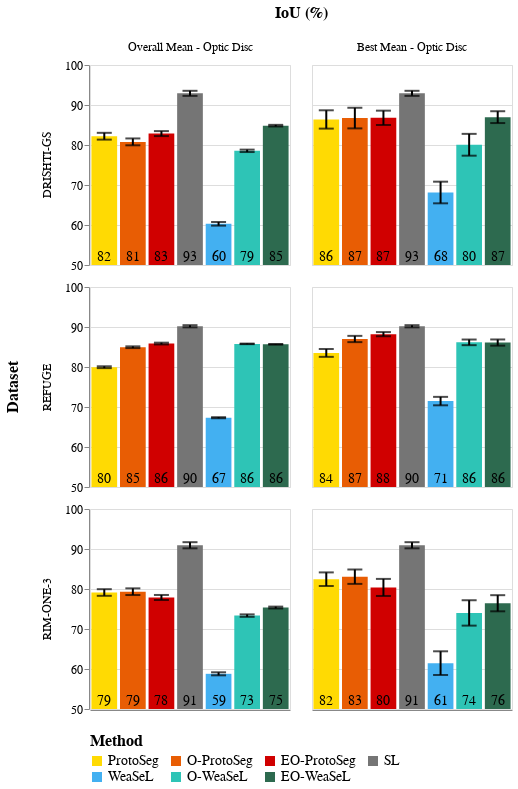

The notebook cell saved with this chart:
### Code cell
compose_bar_chart(
    [
        (disc_comparison_df, "Overall Mean - Optic Disc"),
        (best_disc_comparison_df, "Best Mean - Optic Disc"),
    ],
    (50, 100),
)

### Figure 1 — Vega specification as saved in the notebook (floating-point values rounded to 4 significant figures)
{"$schema": "https://vega.github.io/schema/vega/v5.json", "data": [{"name": "source_0", "values": [{"dataset": "DRISHTI-GS", "method": "EO-ProtoSeg", "iou": 82.85, "iou_std": 11.24, "iou_count": 1250, "iou_std_err": 0.3179, "iou_low": 82.23, "iou_high": 83.47, "iou_type": "Overall Mean - Optic Disc", "shot": null, "sparsity_mode": null, "sparsity_value": null, "iou_ref": null}, {"dataset": "DRISHTI-GS", "method": "EO-WeaSeL", "iou": 84.83, "iou_std": 3.652, "iou_count": 1250, "iou_std_err": 0.1033, "iou_low": 84.63, "iou_high": 85.04, "iou_type": "Overall Mean - Optic Disc", "shot": null, "sparsity_mode": null, "sparsity_value": null, "iou_ref": null}, {"dataset": "DRISHTI-GS", "method": "O-ProtoSeg", "iou": 80.78, "iou_std": 15.48, "iou_count": 1250, "iou_std_err": 0.4378, "iou_low": 79.92, "iou_high": 81.64, "iou_type": "Overall Mean - Optic Disc", "shot": null, "sparsity_mode": null, "sparsity_value": null, "iou_ref": null}, {"dataset": "DRISHTI-GS", "method": "O-WeaSeL", "iou": 78.54, "iou_std": 5.435, "iou_count": 1250, "iou_std_err": 0.1537, "iou_low": 78.24, "iou_high": 78.84, "iou_type": "Overall Mean - Optic Disc", "shot": null, "sparsity_mode": null, "sparsity_value": null, "iou_ref": null}, {"dataset": "DRISHTI-GS", "method": "ProtoSeg", "iou": 82.19, "iou_std": 15.32, "iou_count": 1250, "iou_std_err": 0.4332, "iou_low": 81.34, "iou_high": 83.04, "iou_type": "Overall Mean - Optic Disc", "shot": null, "sparsity_mode": null, "sparsity_value": null, "iou_ref": null}, {"dataset": "DRISHTI-GS", "method": "SL", "iou": 92.92, "iou_std": 3.263, "iou_count": 102, "iou_std_err": 0.3231, "iou_low": 92.28, "iou_high": 93.55, "iou_type": "Overall Mean - Optic Disc", "shot": null, "sparsity_mode": null, "sparsity_value": null, "iou_ref": null}, {"dataset": "DRISHTI-GS", "method": "WeaSeL", "iou": 60.3, "iou_std": 8.211, "iou_count": 1250, "iou_std_err": 0.2322, "iou_low": 59.84, "iou_high": 60.75, "iou_type": "Overall Mean - Optic Disc", "shot": null, "sparsity_mode": null, "sparsity_value": null, "iou_ref": null}, {"dataset": "REFUGE", "method": "EO-ProtoSeg", "iou": 85.86, "iou_std": 11.4, "iou_count": 10000, "iou_std_err": 0.114, "iou_low": 85.64, "iou_high": 86.08, "iou_type": "Overall Mean - Optic Disc", "shot": null, "sparsity_mode": null, "sparsity_value": null, "iou_ref": null}, {"dataset": "REFUGE", "method": "EO-WeaSeL", "iou": 85.67, "iou_std": 3.94, "iou_count": 10000, "iou_std_err": 0.0394, "iou_low": 85.59, "iou_high": 85.74, "iou_type": "Overall Mean - Optic Disc", "shot": null, "sparsity_mode": null, "sparsity_value": null, "iou_ref": null}, {"dataset": "REFUGE", "method": "O-ProtoSeg", "iou": 84.95, "iou_std": 11.06, "iou_count": 10000, "iou_std_err": 0.1106, "iou_low": 84.73, "iou_high": 85.16, "iou_type": "Overall Mean - Optic Disc", "shot": null, "sparsity_mode": null, "sparsity_value": null, "iou_ref": null}, {"dataset": "REFUGE", "method": "O-WeaSeL", "iou": 85.78, "iou_std": 3.589, "iou_count": 10000, "iou_std_err": 0.03589, "iou_low": 85.71, "iou_high": 85.85, "iou_type": "Overall Mean - Optic Disc", "shot": null, "sparsity_mode": null, "sparsity_value": null, "iou_ref": null}, {"dataset": "REFUGE", "method": "ProtoSeg", "iou": 79.95, "iou_std": 11.67, "iou_count": 10000, "iou_std_err": 0.1167, "iou_low": 79.72, "iou_high": 80.18, "iou_type": "Overall Mean - Optic Disc", "shot": null, "sparsity_mode": null, "sparsity_value": null, "iou_ref": null}, {"dataset": "REFUGE", "method": "SL", "iou": 90.18, "iou_std": 4.8, "iou_count": 1200, "iou_std_err": 0.1386, "iou_low": 89.91, "iou_high": 90.46, "iou_type": "Overall Mean - Optic Disc", "shot": null, "sparsity_mode": null, "sparsity_value": null, "iou_ref": null}, {"dataset": "REFUGE", "method": "WeaSeL", "iou": 67.32, "iou_std": 6.773, "iou_count": 10000, "iou_std_err": 0.06773, "iou_low": 67.19, "iou_high": 67.45, "iou_type": "Overall Mean - Optic Disc", "shot": null, "sparsity_mode": null, "sparsity_value": null, "iou_ref": null}, {"dataset": "RIM-ONE-3", "method": "EO-ProtoSeg", "iou": 77.88, "iou_std": 12.43, "iou_count": 1500, "iou_std_err": 0.321, "iou_low": 77.25, "iou_high": 78.51, "iou_type": "Overall Mean - Optic Disc", "shot": null, "sparsity_mode": null, "sparsity_value": null, "iou_ref": null}, {"dataset": "RIM-ONE-3", "method": "EO-WeaSeL", "iou": 75.37, "iou_std": 4.561, "iou_count": 1500, "iou_std_err": 0.1178, "iou_low": 75.14, "iou_high": 75.6, "iou_type": "Overall Mean - Optic Disc", "shot": null, "sparsity_mode": null, "sparsity_value": null, "iou_ref": null}, {"dataset": "RIM-ONE-3", "method": "O-ProtoSeg", "iou": 79.33, "iou_std": 16.5, "iou_count": 1500, "iou_std_err": 0.426, "iou_low": 78.49, "iou_high": 80.16, "iou_type": "Overall Mean - Optic Disc", "shot": null, "sparsity_mode": null, "sparsity_value": null, "iou_ref": null}, {"dataset": "RIM-ONE-3", "method": "O-WeaSeL", "iou": 73.35, "iou_std": 6.042, "iou_count": 1500, "iou_std_err": 0.156, "iou_low": 73.04, "iou_high": 73.65, "iou_type": "Overall Mean - Optic Disc", "shot": null, "sparsity_mode": null, "sparsity_value": null, "iou_ref": null}, {"dataset": "RIM-ONE-3", "method": "ProtoSeg", "iou": 79.13, "iou_std": 16.38, "iou_count": 1500, "iou_std_err": 0.423, "iou_low": 78.3, "iou_high": 79.95, "iou_type": "Overall Mean - Optic Disc", "shot": null, "sparsity_mode": null, "sparsity_value": null, "iou_ref": null}, {"dataset": "RIM-ONE-3", "method": "SL", "iou": 90.93, "iou_std": 4.308, "iou_count": 120, "iou_std_err": 0.3932, "iou_low": 90.16, "iou_high": 91.7, "iou_type": "Overall Mean - Optic Disc", "shot": null, "sparsity_mode": null, "sparsity_value": null, "iou_ref": null}, {"dataset": "RIM-ONE-3", "method": "WeaSeL", "iou": 58.8, "iou_std": 7.491, "iou_count": 1500, "iou_std_err": 0.1934, "iou_low": 58.42, "iou_high": 59.18, "iou_type": "Overall Mean - Optic Disc", "shot": null, "sparsity_mode": null, "sparsity_value": null, "iou_ref": null}, {"dataset": "DRISHTI-GS", "method": "EO-ProtoSeg", "iou": 86.8, "iou_std": 2.887, "iou_count": 10, "iou_std_err": 0.913, "iou_low": 85.01, "iou_high": 88.59, "iou_type": "Best Mean - Optic Disc", "shot": 15.0, "sparsity_mode": "point", "sparsity_value": 50.0, "iou_ref": 79.29}, {"dataset": "DRISHTI-GS", "method": "EO-WeaSeL", "iou": 86.97, "iou_std": 2.383, "iou_count": 10, "iou_std_err": 0.7535, "iou_low": 85.49, "iou_high": 88.44, "iou_type": "Best Mean - Optic Disc", "shot": 5.0, "sparsity_mode": "grid", "sparsity_value": 0.5, "iou_ref": 73.74}, {"dataset": "DRISHTI-GS", "method": "O-ProtoSeg", "iou": 86.73, "iou_std": 4.159, "iou_count": 10, "iou_std_err": 1.315, "iou_low": 84.15, "iou_high": 89.31, "iou_type": "Best Mean - Optic Disc", "shot": 20.0, "sparsity_mode": "region", "sparsity_value": 1.0, "iou_ref": 78.34}, {"dataset": "DRISHTI-GS", "method": "O-WeaSeL", "iou": 80.06, "iou_std": 4.398, "iou_count": 10, "iou_std_err": 1.391, "iou_low": 77.33, "iou_high": 82.78, "iou_type": "Best Mean - Optic Disc", "shot": 1.0, "sparsity_mode": "region", "sparsity_value": 0.5, "iou_ref": 67.77}, {"dataset": "DRISHTI-GS", "method": "ProtoSeg", "iou": 86.39, "iou_std": 3.695, "iou_count": 10, "iou_std_err": 1.168, "iou_low": 84.1, "iou_high": 88.68, "iou_type": "Best Mean - Optic Disc", "shot": 20.0, "sparsity_mode": "region", "sparsity_value": 1.0, "iou_ref": 78.21}, {"dataset": "DRISHTI-GS", "method": "SL", "iou": 92.92, "iou_std": 3.263, "iou_count": 102, "iou_std_err": 0.3231, "iou_low": 92.28, "iou_high": 93.55, "iou_type": "Best Mean - Optic Disc", "shot": null, "sparsity_mode": null, "sparsity_value": null, "iou_ref": 85.02}, {"dataset": "DRISHTI-GS", "method": "WeaSeL", "iou": 68.12, "iou_std": 4.365, "iou_count": 10, "iou_std_err": 1.38, "iou_low": 65.42, "iou_high": 70.83, "iou_type": "Best Mean - Optic Disc", "shot": 20.0, "sparsity_mode": "region", "sparsity_value": 0.5, "iou_ref": 41.95}, {"dataset": "REFUGE", "method": "EO-ProtoSeg", "iou": 88.21, "iou_std": 2.376, "iou_count": 80, "iou_std_err": 0.2656, "iou_low": 87.69, "iou_high": 88.73, "iou_type": "Best Mean - Optic Disc", "shot": 20.0, "sparsity_mode": "region", "sparsity_value": 0.75, "iou_ref": 80.96}, {"dataset": "REFUGE", "method": "EO-WeaSeL", "iou": 86.11, "iou_std": 3.529, "iou_count": 80, "iou_std_err": 0.3946, "iou_low": 85.34, "iou_high": 86.88, "iou_type": "Best Mean - Optic Disc", "shot": 20.0, "sparsity_mode": "grid", "sparsity_value": 0.25, "iou_ref": 73.79}, {"dataset": "REFUGE", "method": "O-ProtoSeg", "iou": 87.0, "iou_std": 3.568, "iou_count": 80, "iou_std_err": 0.3989, "iou_low": 86.22, "iou_high": 87.78, "iou_type": "Best Mean - Optic Disc", "shot": 20.0, "sparsity_mode": "region", "sparsity_value": 0.5, "iou_ref": 75.93}, {"dataset": "REFUGE", "method": "O-WeaSeL", "iou": 86.16, "iou_std": 3.211, "iou_count": 80, "iou_std_err": 0.359, "iou_low": 85.46, "iou_high": 86.87, "iou_type": "Best Mean - Optic Disc", "shot": 20.0, "sparsity_mode": "grid", "sparsity_value": 0.25, "iou_ref": 78.28}, {"dataset": "REFUGE", "method": "ProtoSeg", "iou": 83.52, "iou_std": 4.467, "iou_count": 80, "iou_std_err": 0.4994, "iou_low": 82.54, "iou_high": 84.49, "iou_type": "Best Mean - Optic Disc", "shot": 20.0, "sparsity_mode": "contour", "sparsity_value": 1.0, "iou_ref": 68.88}, {"dataset": "REFUGE", "method": "SL", "iou": 90.18, "iou_std": 4.8, "iou_count": 1200, "iou_std_err": 0.1386, "iou_low": 89.91, "iou_high": 90.46, "iou_type": "Best Mean - Optic Disc", "shot": null, "sparsity_mode": null, "sparsity_value": null, "iou_ref": 83.07}, {"dataset": "REFUGE", "method": "WeaSeL", "iou": 71.48, "iou_std": 4.812, "iou_count": 80, "iou_std_err": 0.538, "iou_low": 70.42, "iou_high": 72.53, "iou_type": "Best Mean - Optic Disc", "shot": 20.0, "sparsity_mode": "grid", "sparsity_value": 0.25, "iou_ref": 50.45}, {"dataset": "RIM-ONE-3", "method": "EO-ProtoSeg", "iou": 80.39, "iou_std": 3.769, "iou_count": 12, "iou_std_err": 1.088, "iou_low": 78.26, "iou_high": 82.52, "iou_type": "Best Mean - Optic Disc", "shot": 20.0, "sparsity_mode": "skeleton", "sparsity_value": 0.1, "iou_ref": 66.52}, {"dataset": "RIM-ONE-3", "method": "EO-WeaSeL", "iou": 76.44, "iou_std": 3.567, "iou_count": 12, "iou_std_err": 1.03, "iou_low": 74.42, "iou_high": 78.46, "iou_type": "Best Mean - Optic Disc", "shot": 5.0, "sparsity_mode": "region", "sparsity_value": 0.75, "iou_ref": 63.31}, {"dataset": "RIM-ONE-3", "method": "O-ProtoSeg", "iou": 83.08, "iou_std": 3.178, "iou_count": 12, "iou_std_err": 0.9175, "iou_low": 81.28, "iou_high": 84.87, "iou_type": "Best Mean - Optic Disc", "shot": 15.0, "sparsity_mode": "point", "sparsity_value": 13.0, "iou_ref": 66.32}, {"dataset": "RIM-ONE-3", "method": "O-WeaSeL", "iou": 74.02, "iou_std": 5.607, "iou_count": 12, "iou_std_err": 1.619, "iou_low": 70.84, "iou_high": 77.19, "iou_type": "Best Mean - Optic Disc", "shot": 10.0, "sparsity_mode": "grid", "sparsity_value": 0.5, "iou_ref": 61.68}, {"dataset": "RIM-ONE-3", "method": "ProtoSeg", "iou": 82.45, "iou_std": 2.999, "iou_count": 12, "iou_std_err": 0.8657, "iou_low": 80.76, "iou_high": 84.15, "iou_type": "Best Mean - Optic Disc", "shot": 10.0, "sparsity_mode": "region", "sparsity_value": 0.25, "iou_ref": 66.26}, {"dataset": "RIM-ONE-3", "method": "SL", "iou": 90.93, "iou_std": 4.308, "iou_count": 120, "iou_std_err": 0.3932, "iou_low": 90.16, "iou_high": 91.7, "iou_type": "Best Mean - Optic Disc", "shot": null, "sparsity_mode": null, "sparsity_value": null, "iou_ref": 73.53}, {"dataset": "RIM-ONE-3", "method": "WeaSeL", "iou": 61.47, "iou_std": 5.23, "iou_count": 12, "iou_std_err": 1.51, "iou_low": 58.51, "iou_high": 64.43, "iou_type": "Best Mean - Optic Disc", "shot": 15.0, "sparsity_mode": "skeleton", "sparsity_value": 0.5, "iou_ref": 41.42}]}, {"name": "column_domain", "values": [{"iou_type": "Overall Mean - Optic Disc", "count": 21}, {"iou_type": "Best Mean - Optic Disc", "count": 21}]}, {"name": "row_domain", "values": [{"dataset": "DRISHTI-GS", "count": 14}, {"dataset": "REFUGE", "count": 14}, {"dataset": "RIM-ONE-3", "count": 14}]}, {"name": "data_1"}, {"name": "data_2"}, {"name": "data_3"}, {"name": "data_5"}, {"name": "data_6"}, {"name": "data_1_x_domain_method_0", "values": [{"method": "EO-ProtoSeg", "sort_field": 2.0}, {"method": "EO-WeaSeL", "sort_field": 6.0}, {"method": "O-ProtoSeg", "sort_field": 1.0}, {"method": "O-WeaSeL", "sort_field": 5.0}, {"method": "ProtoSeg", "sort_field": 0.0}, {"method": "SL", "sort_field": 3.0}, {"method": "WeaSeL", "sort_field": 4.0}]}, {"name": "data_3_x_domain_method_1", "values": [{"method": "EO-ProtoSeg", "sort_field": 2.0}, {"method": "EO-WeaSeL", "sort_field": 6.0}, {"method": "O-ProtoSeg", "sort_field": 1.0}, {"method": "O-WeaSeL", "sort_field": 5.0}, {"method": "ProtoSeg", "sort_field": 0.0}, {"method": "SL", "sort_field": 3.0}, {"method": "WeaSeL", "sort_field": 4.0}]}], "signals": [{"name": "child_width", "value": 200}, {"name": "child_height", "value": 200}], "marks": [{"type": "group", "name": "row-title", "title": {"text": "Dataset", "fontSize": 16, "orient": "left", "offset": 10, "style": "guide-title"}, "role": "row-title"}, {"type": "group", "name": "column-title", "title": {"text": "IoU (%)", "fontSize": 16, "offset": 10, "style": "guide-title"}, "role": "column-title"}, {"type": "group", "name": "row_header", "from": {"data": "row_domain"}, "sort": {"field": "datum[\"dataset\"]", "order": "ascending"}, "encode": {"update": {"height": {"signal": "child_height"}}}, "axes": [{"scale": "y", "tickCount": {"signal": "ceil(child_height/40)"}, "orient": "left", "grid": false, "zindex": 0, "labelOverlap": true}], "title": {"text": {"signal": "isValid(parent[\"dataset\"]) ? parent[\"dataset\"] : \"\"+parent[\"dataset\"]"}, "style": "guide-label", "frame": "group", "fontSize": 12, "offset": 10, "orient": "left"}, "role": "row-header"}, {"type": "group", "name": "column_header", "from": {"data": "column_domain"}, "sort": {"field": "datum[\"iou_type\"]", "order": "descending"}, "encode": {"update": {"width": {"signal": "child_width"}}}, "title": {"text": {"signal": "isValid(parent[\"iou_type\"]) ? parent[\"iou_type\"] : \"\"+parent[\"iou_type\"]"}, "offset": 10, "style": "guide-label", "fontSize": 12, "frame": "group"}, "role": "column-header"}, {"type": "group", "name": "column_footer", "from": {"data": "column_domain"}, "sort": {"field": "datum[\"iou_type\"]", "order": "descending"}, "encode": {"update": {"width": {"signal": "child_width"}}}, "axes": [{"scale": "x", "orient": "bottom", "labels": false, "labelAngle": 270, "labelBaseline": "middle", "labelAlign": "right", "zindex": 0, "grid": false, "ticks": false}], "role": "column-footer"}, {"type": "group", "name": "cell", "from": {"facet": {"data": "source_0", "name": "facet", "groupby": ["dataset", "iou_type"], "aggregate": {"cross": true}}}, "sort": {"field": ["datum[\"dataset\"]", "datum[\"iou_type\"]"], "order": ["ascending", "descending"]}, "encode": {"update": {"width": {"signal": "child_width"}, "height": {"signal": "child_height"}}}, "data": [{"name": "data_0", "source": "facet", "transform": [{"type": "formula", "expr": "datum[\"method\"]===\"ProtoSeg\" ? 0 : datum[\"method\"]===\"O-ProtoSeg\" ? 1 : datum[\"method\"]===\"EO-ProtoSeg\" ? 2 : datum[\"method\"]===\"SL\" ? 3 : datum[\"method\"]===\"WeaSeL\" ? 4 : datum[\"method\"]===\"O-WeaSeL\" ? 5 : datum[\"method\"]===\"EO-WeaSeL\" ? 6 : 7", "as": "x_method_sort_index"}, {"type": "project", "fields": ["iou", "method"]}]}, {"name": "data_1", "source": "data_0", "transform": [{"type": "stack", "field": "iou", "groupby": ["method"], "sort": {"field": [], "order": []}, "as": ["iou_start", "iou_end"], "offset": "zero"}, {"type": "filter", "expr": "isValid(datum[\"iou\"]) && isFinite(+datum[\"iou\"])"}, {"type": "project", "fields": ["iou_end", "iou_start", "method"]}]}, {"name": "data_2", "source": "facet", "transform": [{"type": "formula", "expr": "datum[\"iou_high\"]", "as": "upper_iou_low"}, {"type": "formula", "expr": "datum[\"iou_low\"]", "as": "lower_iou_low"}, {"type": "formula", "expr": "datum[\"method\"]===\"ProtoSeg\" ? 0 : datum[\"method\"]===\"O-ProtoSeg\" ? 1 : datum[\"method\"]===\"EO-ProtoSeg\" ? 2 : datum[\"method\"]===\"SL\" ? 3 : datum[\"method\"]===\"WeaSeL\" ? 4 : datum[\"method\"]===\"O-WeaSeL\" ? 5 : datum[\"method\"]===\"EO-WeaSeL\" ? 6 : 7", "as": "x_method_sort_index"}, {"type": "formula", "expr": "datum[\"method\"]===\"ProtoSeg\" ? 0 : datum[\"method\"]===\"O-ProtoSeg\" ? 1 : datum[\"method\"]===\"EO-ProtoSeg\" ? 2 : datum[\"method\"]===\"SL\" ? 3 : datum[\"method\"]===\"WeaSeL\" ? 4 : datum[\"method\"]===\"O-WeaSeL\" ? 5 : datum[\"method\"]===\"EO-WeaSeL\" ? 6 : 7", "as": "tooltip_method_sort_index"}, {"type": "project", "fields": ["lower_iou_low", "method", "upper_iou_low"]}]}, {"name": "data_4", "source": "data_2", "transform": [{"type": "filter", "expr": "isValid(datum[\"lower_iou_low\"]) && isFinite(+datum[\"lower_iou_low\"])"}, {"type": "project", "fields": ["lower_iou_low", "method", "upper_iou_low"]}]}, {"name": "data_5", "source": "data_2", "transform": [{"type": "filter", "expr": "isValid(datum[\"upper_iou_low\"]) && isFinite(+datum[\"upper_iou_low\"])"}, {"type": "project", "fields": ["lower_iou_low", "method", "upper_iou_low"]}]}], "marks": [{"type": "rect", "name": "child_layer_0_marks", "from": {"data": "data_1"}, "encode": {"update": {"y": {"field": "iou_end", "scale": "y"}, "x": {"field": "method", "scale": "x"}, "width": {"signal": "max(0.25, bandwidth('x'))"}, "fill": {"field": "method", "scale": "color"}, "y2": {"field": "iou_start", "scale": "y"}}}, "style": ["bar"]}, {"type": "rect", "name": "child_layer_1_layer_0_marks", "from": {"data": "data_4"}, "encode": {"update": {"width": {"value": 15}, "height": {"value": 2}, "fill": {"value": "black"}, "tooltip": {"signal": "{\"iou_high\": format(datum[\"upper_iou_low\"], \"\"), \"iou_low\": format(datum[\"lower_iou_low\"], \"\"), \"method\": isValid(datum[\"method\"]) ? datum[\"method\"] : \"\"+datum[\"method\"]}"}, "xc": {"field": "method", "scale": "x", "band": 0.5}, "yc": {"field": "lower_iou_low", "scale": "y"}, "opacity": {"value": 0.7}}}, "style": ["tick", "errorbar-ticks"], "aria": false}, {"type": "rect", "name": "child_layer_1_layer_1_marks", "from": {"data": "data_5"}, "encode": {"update": {"opacity": {"value": 0.7}, "tooltip": {"signal": "{\"iou_high\": format(datum[\"upper_iou_low\"], \"\"), \"iou_low\": format(datum[\"lower_iou_low\"], \"\"), \"method\": isValid(datum[\"method\"]) ? datum[\"method\"] : \"\"+datum[\"method\"]}"}, "xc": {"field": "method", "scale": "x", "band": 0.5}, "fill": {"value": "black"}, "yc": {"field": "upper_iou_low", "scale": "y"}, "width": {"value": 15}, "height": {"value": 2}}}, "style": ["tick", "errorbar-ticks"], "aria": false}, {"type": "rule", "name": "child_layer_1_layer_2_marks", "from": {"data": "data_4"}, "encode": {"update": {"y": {"field": "lower_iou_low", "scale": "y"}, "y2": {"field": "upper_iou_low", "scale": "y"}, "tooltip": {"signal": "{\"iou_high\": format(datum[\"upper_iou_low\"], \"\"), \"iou_low\": format(datum[\"lower_iou_low\"], \"\"), \"method\": isValid(datum[\"method\"]) ? datum[\"method\"] : \"\"+datum[\"method\"]}"}, "stroke": {"value": "black"}, "x": {"field": "method", "scale": "x", "band": 0.5}, "strokeWidth": {"value": 2}}}, "style": ["rule", "errorbar-rule"]}, {"type": "text", "name": "child_layer_2_marks", "from": {"data": "data_0"}, "encode": {"update": {"baseline": {"value": "top"}, "fontSize": {"value": 14}, "fill": {"value": "black"}, "y": {"signal": "child_height", "mult": 0.5}, "x": {"field": "method", "scale": "x", "band": 0.5}, "dy": {"value": 85}, "align": {"value": "center"}, "text": {"signal": "format(datum[\"iou\"], \".0f\")"}}}, "style": ["text"]}], "axes": [{"scale": "y", "labels": false, "grid": true, "ticks": false, "aria": false, "maxExtent": 0, "tickCount": {"signal": "ceil(child_height/40)"}, "minExtent": 0, "orient": "left", "gridScale": "x", "domain": false, "zindex": 0}], "style": "cell"}], "scales": [{"name": "x", "type": "band", "domain": {"fields": [{"data": "data_1_x_domain_method_0", "field": "method"}, {"data": "data_3_x_domain_method_1", "field": "method"}], "sort": {"op": "max", "field": "sort_field"}}, "range": [0, {"signal": "child_width"}], "paddingInner": 0.1, "paddingOuter": 0.05}, {"name": "y", "type": "linear", "domain": [50, 100], "range": [{"signal": "child_height"}, 0], "clamp": true, "zero": false}, {"name": "color", "type": "ordinal", "domain": ["ProtoSeg", "O-ProtoSeg", "EO-ProtoSeg", "SL", "WeaSeL", "O-WeaSeL", "EO-WeaSeL"], "range": ["#ffda03", "#e85d04", "#d00000", "#757575", "#43b0f1", "#2ec4b6", "#2d6a4f"]}], "background": "white", "legends": [{"columns": 4, "direction": "horizontal", "orient": "bottom", "title": "Method", "titleAnchor": "start", "fill": "color", "symbolType": "square"}], "config": {"axis": {"labelFontSize": 12, "titleFontSize": 16}, "legend": {"labelFontSize": 14, "titleFontSize": 16}}, "layout": {"padding": 20, "offset": {"rowTitle": 10, "columnTitle": 10}, "columns": {"signal": "length(data('column_domain'))"}, "bounds": "full", "align": "all"}, "padding": 5}
